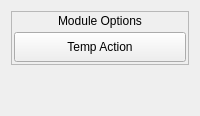
              <widget class="QWidget" name="tab_3">
               <attribute name="title">
                <string>Options</string>
               </attribute>
               <layout class="QVBoxLayout" name="verticalLayout_57">
                <item>
                 <widget class="QFrame" name="options_frame">
                  <property name="frameShape">
                   <enum>QFrame::StyledPanel</enum>
                  </property>
                  <property name="frameShadow">
                   <enum>QFrame::Plain</enum>
                  </property>
                  <layout class="QVBoxLayout" name="verticalLayout_18">
                   <property name="spacing">
                    <number>4</number>
                   </property>
                   <property name="leftMargin">
                    <number>2</number>
                   </property>
                   <property name="topMargin">
                    <number>2</number>
                   </property>
                   <property name="rightMargin">
                    <number>2</number>
                   </property>
                   <property name="bottomMargin">
                    <number>2</number>
                   </property>
                   <item>
                    <widget class="QLabel" name="moduleOptions_label">
                     <property name="text">
                      <string>Module Options</string>
                     </property>
                     <property name="alignment">
                      <set>Qt::AlignCenter</set>
                     </property>
                    </widget>
                   </item>
                   <item>
                    <widget class="QFrame" name="moduleOptions_groupFrame">
                     <property name="frameShape">
                      <enum>QFrame::NoFrame</enum>
                     </property>
                     <property name="frameShadow">
                      <enum>QFrame::Raised</enum>
                     </property>
                     <layout class="QVBoxLayout" name="options_lay">
                      <property name="leftMargin">
                       <number>0</number>
                      </property>
                      <property name="topMargin">
                       <number>0</number>
                      </property>
                      <property name="rightMargin">
                       <number>0</number>
                      </property>
                      <property name="bottomMargin">
                       <number>0</number>
                      </property>
                      <item>
                       <widget class="QPushButton" name="temp_btn">
                        <property name="sizePolicy">
                         <sizepolicy hsizetype="Fixed" vsizetype="Fixed">
                          <horstretch>0</horstretch>
                          <verstretch>0</verstretch>
                         </sizepolicy>
                        </property>
                        <property name="minimumSize">
                         <size>
                          <width>0</width>
                          <height>30</height>
                         </size>
                        </property>
                        <property name="maximumSize">
                         <size>
                          <width>100000</width>
                          <height>16777215</height>
                         </size>
                        </property>
                        <property name="text">
                         <string>Temp Action</string>
                        </property>
                        <property name="checkable">
                         <bool>false</bool>
                        </property>
                       </widget>
                      </item>
                     </layout>
                    </widget>
                   </item>
                  </layout>
                 </widget>
                </item>
                <item>
                 <spacer name="verticalSpacer_3">
                  <property name="orientation">
                   <enum>Qt::Vertical</enum>
                  </property>
                  <property name="sizeHint" stdset="0">
                   <size>
                    <width>20</width>
                    <height>40</height>
                   </size>
                  </property>
                 </spacer>
                </item>
               </layout>
              </widget>
